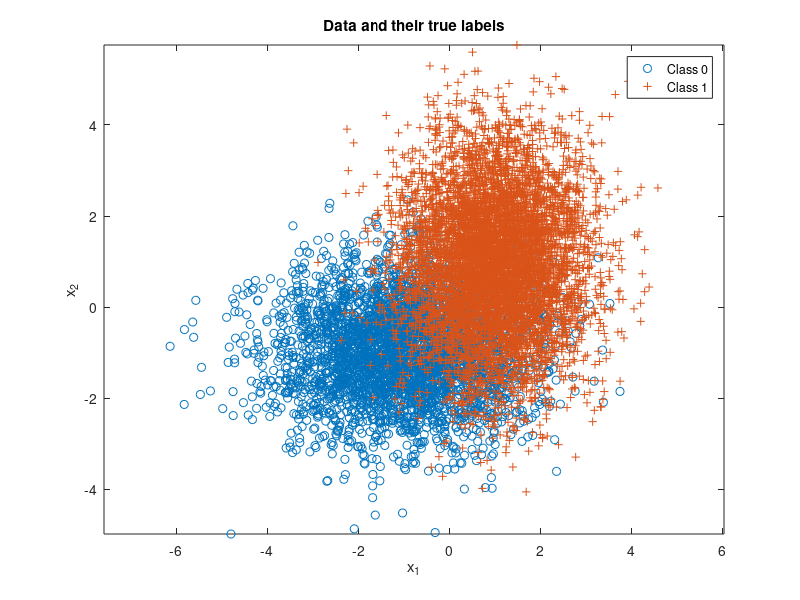

Reproduce this figure in MATLAB. (Note: this script raises an error after producing the figure.)

%% P1 Part B

N = 10000; % number of iid samples
n = 4;
mu(:,1) = [-1;-1;-1;-1];
mu(:,2) = [1;1;1;1];
sigma(:,:,1) = [2,0,0,0;
                0,1,0,0;
                0,0,1,0;
                0,0,0,2];

sigma(:,:,2) = [1,0,0,0;
                0,2,0,0;
                0,0,1,0;
                0,0,0,3];
p = [0.35,0.65]; % class priors for labels 0 and 1 respectively
label = rand(1,N) >= p(1);
Nc = [length(find(label==0)),length(find(label==1))]; % number of samples from each class
x = zeros(n,N); % save up space
% Draw samples from each class pdf
for l = 0:1
    x(:,label==l) = mvnrnd(mu(:,l+1),sigma(:,:,l+1),Nc(l+1))';
end
% Plotting Data
figure(3),
plot(x(1,label==0),x(2,label==0),'o'), hold on,
plot(x(1,label==1),x(2,label==1),'+'), axis equal,
legend('Class 0','Class 1'), 
title('Data and their true labels'),
xlabel('x_1'), ylabel('x_2'), 
hold off; 

% Taken from LDAwithROCcurve
function [Pfp,Ptp,Perror,thresholdList] = ROCcurve(discriminantScores,labels)
[sortedScores,~] = sort(discriminantScores,'ascend');
thresholdList = [min(sortedScores)-eps,(sortedScores(1:end-1)+sortedScores(2:end))/2, max(sortedScores)+eps];
for i = 1:length(thresholdList)
    tau = thresholdList(i);
    decisions = (discriminantScores >= tau);
    Ptn(i) = length(find(decisions==0 & labels==0))/length(find(labels==0));
    Pfp(i) = length(find(decisions==1 & labels==0))/length(find(labels==0));
    Ptp(i) = length(find(decisions==1 & labels==1))/length(find(labels==1));
    Perror(i) = sum(decisions~=labels)/length(labels);
end
end

% ROC Curve
g1 = evalGaussian(x,mu(:,1),sigma(:,:,1)); g2 = evalGaussian(x,mu(:,2),sigma(:,:,2));
discriminantScoresERM = log(g2./g1);
figure(4),
[PfpERM,PtpERM,PerrorERM,thresholdListERM] = ROCcurve(discriminantScoresERM,label);

% Getting Gamma Experimental and Theoretical
% Typing to Console
gamma_theoretical_naive = 0.35/0.65; % Theoretical P(L=0) / P(L=1)
gamma_theoretical_naive, 

gamma_experimental_naive = Nc(1) / Nc(2);
gamma_experimental_naive, 

% Getting Labels
dis_0 = discriminantScoresERM(label == 0);
dis_1 = discriminantScoresERM(label == 1);

% Calculate lambdas
thy_lambda_0 = sum(dis_0 >= gamma_theoretical_naive) / length(dis_0); % False Positive Rate
thy_lambda_1 = sum(dis_1 >= gamma_theoretical_naive) / length(dis_1); % True Positive Rate
thy_lambdas = [thy_lambda_0, thy_lambda_1];

% Calculate probability of error
thy_p_err = thy_lambdas(1) * 0.7 + (1 - thy_lambdas(2)) * 0.3;

% Typing to Console
Perror_theoretical_naive = thy_p_err;
Perror_theoretical_naive,

Perror_experimental_naive = min(PerrorERM); 
Perror_experimental_naive, 

% Plotting ROC Curve
hold on, plot(PfpERM,PtpERM,'*m'),
hold on, plot(thy_lambda_0,thy_lambda_1,"*b"), 
xlabel('P(False+)'),ylabel('P(True+)'), title('ROC Curve'),

writematrix(x,'samples_1b.csv');
writematrix(label,'samples_1b.csv','WriteMode','append');